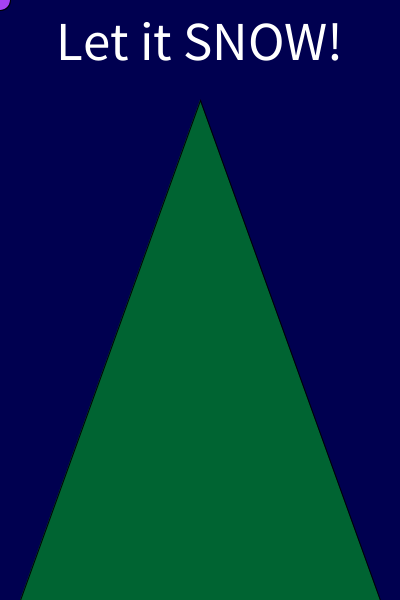
Frame 1 (no input)
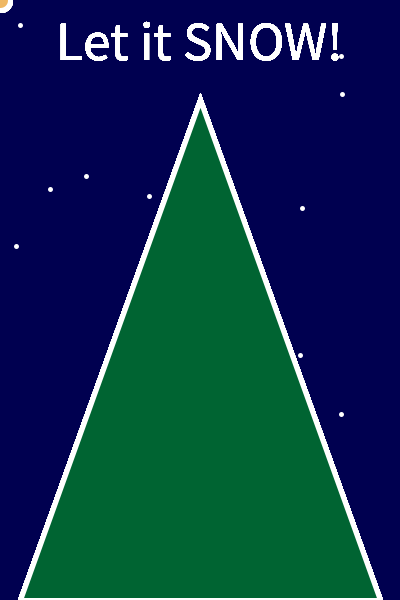
Frame 60 (the mouse pressed at the canvas centre just before this capture)
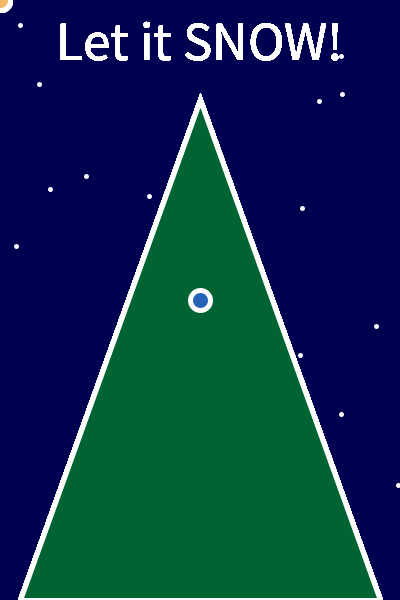
Frame 120 (the mouse held since frame 60 and released just before this capture)

The Processing sketch that drew these frames (run headless with seeded random() and noise(); from frame 60 on, the mouse is pressed at the canvas centre):

// Processing sketch: processing_48450
// ── processing_48450.pde

void setup()
{
  size(400,600);
  background(0, 0, 80);
  smooth();
  
}
  void draw()
{
  fill(0, 100, 50);
 triangle(200, 100, 20, 600, width-20, 600);
 fill(random(255), random(255),random(255));
  ellipse(mouseX, mouseY, 20, 20);
 mousePressed();

  textSize( 55 );
  fill(255, 255, 255, 255);
  textAlign(CENTER);
  text("Let it SNOW!", width/2, 60);
  
  strokeWeight(5);
  stroke(255, 255, 255);
  point(random(255*4),random(255*4));
  
  
  
}
